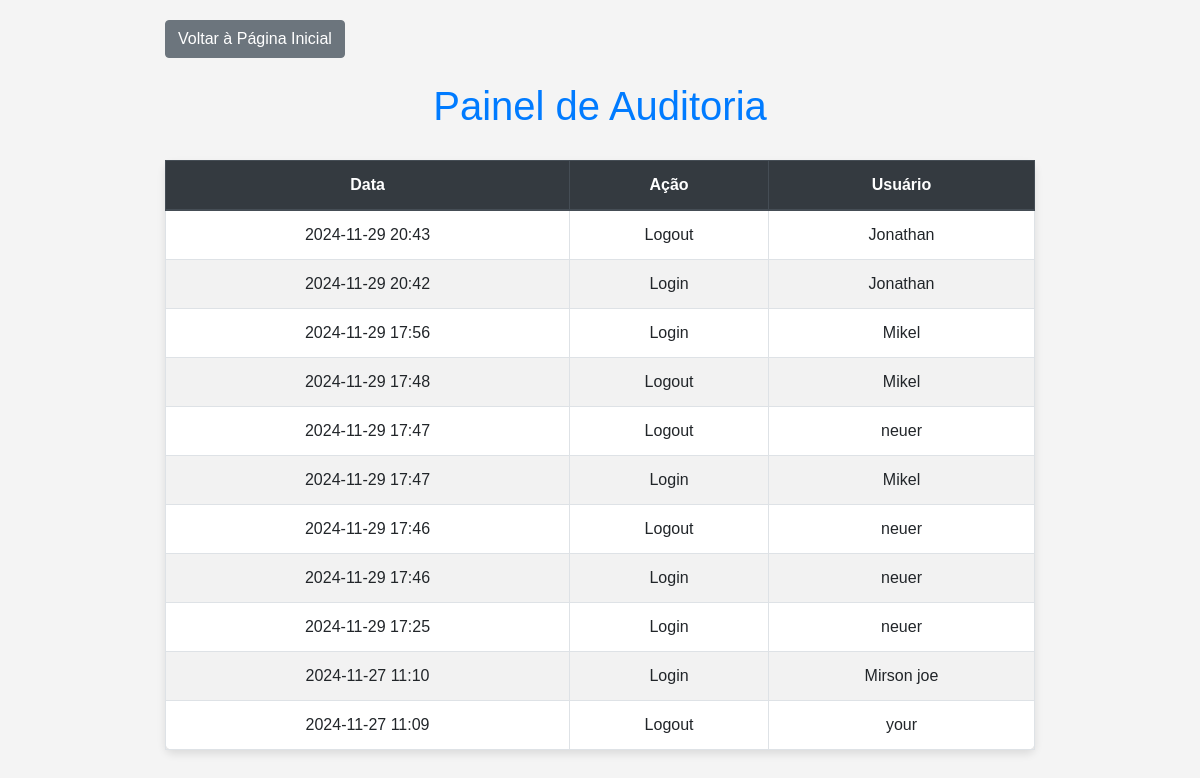
The page /audits (signed in) on the database its author committed.
### app.py (models this page shows, shortened)
class Audit(db.Model):
    __tablename__ = 'audits'
    id = db.Column(db.Integer, primary_key=True)
    timestamp = db.Column(db.String(64), nullable=False)
    action = db.Column(db.String(128), nullable=False)
    username = db.Column(db.String(64), nullable=False)

### app.py (the view)
@app.route('/audits')
def audits():
    if not current_user.is_authenticated:
        return redirect(url_for('login'))
    audits = Audit.query.order_by(Audit.timestamp.desc()).all()
    return render_template('audits.html', audits=audits)

### app.py (called while the page is built)
@lm.user_loader
def load_user(user_id):
    return User.query.get(int(user_id))

### templates/audits.html (shortened to what this page needs)
<!DOCTYPE html>
<html lang="pt">
<head>
    <link href="https://stackpath.bootstrapcdn.com/bootstrap/4.5.2/css/bootstrap.min.css" rel="stylesheet">
</head>
<body>
    <div class="container">
        <a href="/" class="btn btn-secondary mb-4">Voltar à Página Inicial</a>
        <h1>Painel de Auditoria</h1>
        <table class="table table-bordered">
            <thead class="thead-dark">
                <tr>
                    <th>Data</th>
                    <th>Ação</th>
                    <th>Usuário</th>
                </tr>
            </thead>
            <tbody>
                {% for audit in audits %}
                    <tr>
                        <td>{{ audit.timestamp }}</td>
                        <td>{{ audit.action }}</td>
                        <td>{{ audit.username }}</td>
                    </tr>
                {% endfor %}
            </tbody>
        </table>
    </div>
</body>
</html>

### templates/audits.html (style rules this page uses)
body { font-family: Arial, sans-serif; background-color: #f4f4f4; color: #333; padding-top: 20px; }
h1 { text-align: center; margin-bottom: 30px; color: #007bff; }
table { margin: 0 auto; width: 80%; background-color: #fff; border-radius: 8px; box-shadow: 0 4px 8px rgba(0, 0, 0, 0.1); }
th, td { text-align: center; padding: 12px; }
th { background-color: #007bff; color: white; }
tr:nth-child(even) { background-color: #f2f2f2; }
.container { max-width: 900px; margin: auto; }

### rows shown on the page
Audit: timestamp "2024-11-29 20:43", action "Logout", username "Jonathan"
Audit: timestamp "2024-11-29 20:42", action "Login", username "Jonathan"
Audit: timestamp "2024-11-29 17:56", action "Login", username "Mikel"
Audit: timestamp "2024-11-29 17:48", action "Logout", username "Mikel"
Audit: timestamp "2024-11-29 17:47", action "Logout", username "neuer"
Audit: timestamp "2024-11-29 17:47", action "Login", username "Mikel"
Audit: timestamp "2024-11-29 17:46", action "Logout", username "neuer"
Audit: timestamp "2024-11-29 17:46", action "Login", username "neuer"
Audit: timestamp "2024-11-29 17:25", action "Login", username "neuer"
Audit: timestamp "2024-11-27 11:10", action "Login", username "Mirson joe"
Audit: timestamp "2024-11-27 11:09", action "Logout", username "your"
